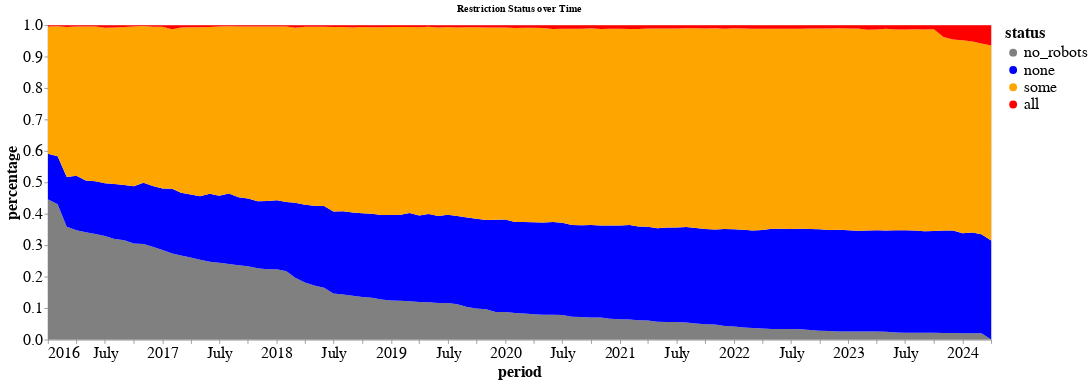
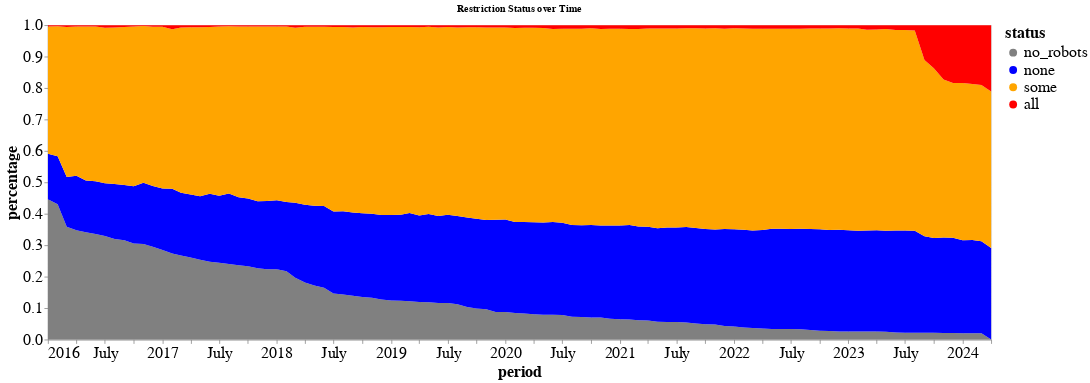
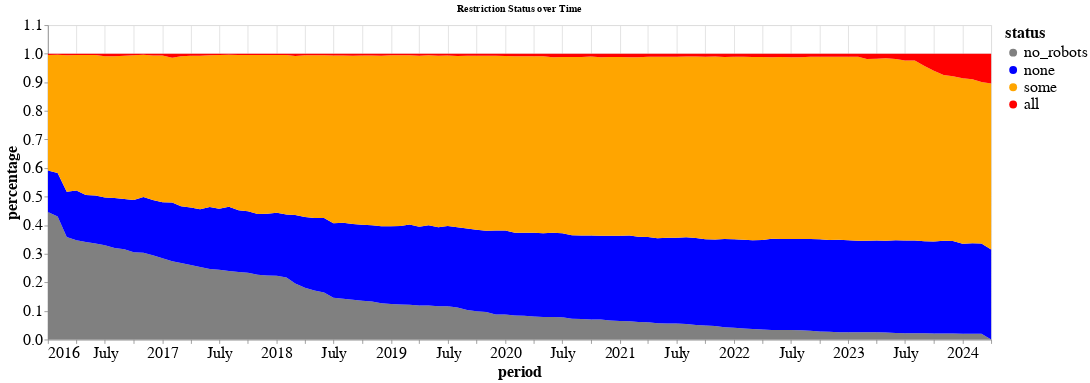
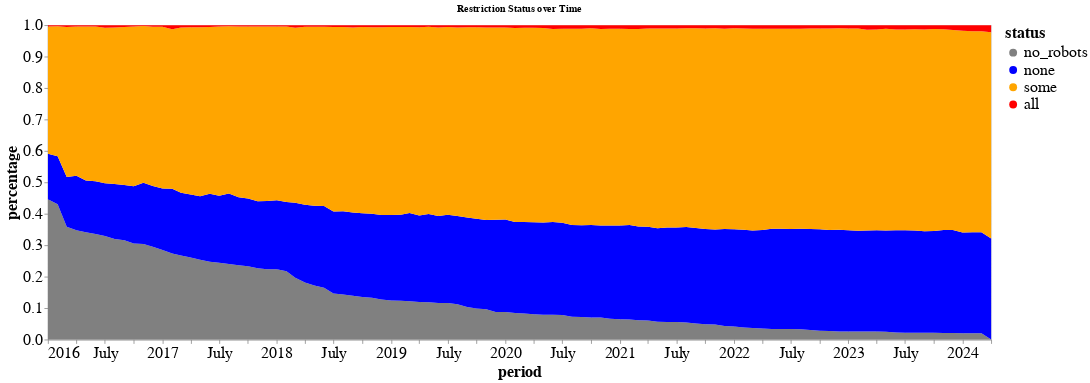

The cell these charts' notebook holds for them, in order:
### Markdown cell above
### Plot Temporal Robots Area Chart

### Code cell
# for agent in agents_to_track:
#     robots_util.plot_robots_time_map(robots_temporal_summary, agent)

for group in agent_groups_to_track:
    print(group)
    chart = robots_util.plot_robots_time_map_altair(
        robots_temporal_head_summary, 
        agent_type=group, 
        period_col='period', 
        status_col='status', 
        val_col='tokens',  # "count" / "tokens"
        title='Restriction Status over Time', 
        ordered_statuses=['no_robots', 'none', 'some', 'all'], 
        status_colors={'no_robots': 'gray', 'none': 'blue', 'some': 'orange', 'all': 'red'}
    )
    chart.show()
#     robots_util.plot_robots_time_map(robots_temporal_head_summary, group, val_key="count")

### Figure 1 — Vega-Lite specification as saved in the notebook (floating-point values rounded to 4 significant figures; data arrays with more than 128 entries replaced by an {"elided": "..."} marker saying what was removed)
{"config": {"view": {"continuousWidth": 300, "continuousHeight": 300}, "axis": {"domain": true, "labelFont": "sans-serif", "labelFontSize": 20, "titleFont": "sans-serif", "titleFontSize": 20}, "axisX": {"domain": true, "labelAngle": 0}, "axisY": {"domain": true}, "legend": {"labelFont": "sans-serif", "labelFontSize": 20, "titleFont": "sans-serif", "titleFontSize": 20}}, "data": {"name": "data-461e51580f219aa270fbb48a2e8820e2"}, "mark": {"type": "area"}, "encoding": {"color": {"field": "status", "scale": {"domain": ["no_robots", "none", "some", "all"], "range": ["gray", "blue", "orange", "red"]}, "title": "status", "type": "nominal"}, "order": {"field": "order", "type": "quantitative"}, "x": {"field": "period", "type": "temporal"}, "y": {"field": "percentage", "type": "quantitative"}}, "height": 400, "title": "Restriction Status over Time", "width": 1200, "$schema": "https://vega.github.io/schema/vega-lite/v5.17.0.json", "datasets": {"data-461e51580f219aa270fbb48a2e8820e2": {"elided": "400 records"}}}

### Figure 2 — Vega-Lite specification as saved in the notebook (floating-point values rounded to 4 significant figures; data arrays with more than 128 entries replaced by an {"elided": "..."} marker saying what was removed)
{"config": {"view": {"continuousWidth": 300, "continuousHeight": 300}, "axis": {"domain": true, "labelFont": "sans-serif", "labelFontSize": 20, "titleFont": "sans-serif", "titleFontSize": 20}, "axisX": {"domain": true, "labelAngle": 0}, "axisY": {"domain": true}, "legend": {"labelFont": "sans-serif", "labelFontSize": 20, "titleFont": "sans-serif", "titleFontSize": 20}}, "data": {"name": "data-924a8f87ac61c7a18a29ee005a065192"}, "mark": {"type": "area"}, "encoding": {"color": {"field": "status", "scale": {"domain": ["no_robots", "none", "some", "all"], "range": ["gray", "blue", "orange", "red"]}, "title": "status", "type": "nominal"}, "order": {"field": "order", "type": "quantitative"}, "x": {"field": "period", "type": "temporal"}, "y": {"field": "percentage", "type": "quantitative"}}, "height": 400, "title": "Restriction Status over Time", "width": 1200, "$schema": "https://vega.github.io/schema/vega-lite/v5.17.0.json", "datasets": {"data-924a8f87ac61c7a18a29ee005a065192": {"elided": "400 records"}}}

### Figure 3 — Vega-Lite specification as saved in the notebook (floating-point values rounded to 4 significant figures; data arrays with more than 128 entries replaced by an {"elided": "..."} marker saying what was removed)
{"config": {"view": {"continuousWidth": 300, "continuousHeight": 300}, "axis": {"domain": true, "labelFont": "sans-serif", "labelFontSize": 20, "titleFont": "sans-serif", "titleFontSize": 20}, "axisX": {"domain": true, "labelAngle": 0}, "axisY": {"domain": true}, "legend": {"labelFont": "sans-serif", "labelFontSize": 20, "titleFont": "sans-serif", "titleFontSize": 20}}, "data": {"name": "data-92fb7037640516a52a6a43239079a215"}, "mark": {"type": "area"}, "encoding": {"color": {"field": "status", "scale": {"domain": ["no_robots", "none", "some", "all"], "range": ["gray", "blue", "orange", "red"]}, "title": "status", "type": "nominal"}, "order": {"field": "order", "type": "quantitative"}, "x": {"field": "period", "type": "temporal"}, "y": {"field": "percentage", "type": "quantitative"}}, "height": 400, "title": "Restriction Status over Time", "width": 1200, "$schema": "https://vega.github.io/schema/vega-lite/v5.17.0.json", "datasets": {"data-92fb7037640516a52a6a43239079a215": {"elided": "400 records"}}}

### Figure 4 — Vega-Lite specification as saved in the notebook (floating-point values rounded to 4 significant figures; data arrays with more than 128 entries replaced by an {"elided": "..."} marker saying what was removed)
{"config": {"view": {"continuousWidth": 300, "continuousHeight": 300}, "axis": {"domain": true, "labelFont": "sans-serif", "labelFontSize": 20, "titleFont": "sans-serif", "titleFontSize": 20}, "axisX": {"domain": true, "labelAngle": 0}, "axisY": {"domain": true}, "legend": {"labelFont": "sans-serif", "labelFontSize": 20, "titleFont": "sans-serif", "titleFontSize": 20}}, "data": {"name": "data-52c055a59dda456969fff2168f166166"}, "mark": {"type": "area"}, "encoding": {"color": {"field": "status", "scale": {"domain": ["no_robots", "none", "some", "all"], "range": ["gray", "blue", "orange", "red"]}, "title": "status", "type": "nominal"}, "order": {"field": "order", "type": "quantitative"}, "x": {"field": "period", "type": "temporal"}, "y": {"field": "percentage", "type": "quantitative"}}, "height": 400, "title": "Restriction Status over Time", "width": 1200, "$schema": "https://vega.github.io/schema/vega-lite/v5.17.0.json", "datasets": {"data-52c055a59dda456969fff2168f166166": {"elided": "400 records"}}}
